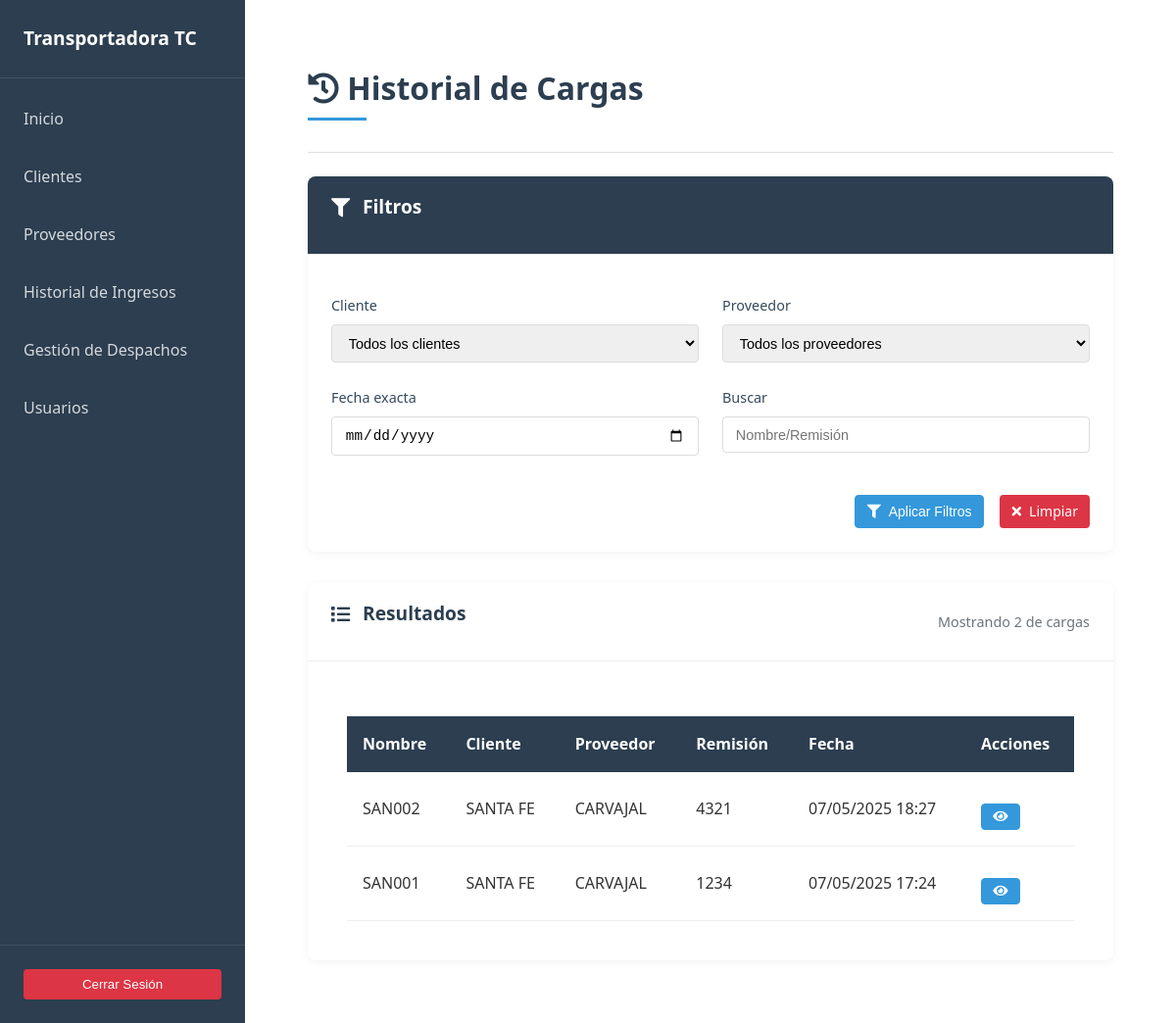
Before: /cargas/historial/ (signed in) with the older database file.
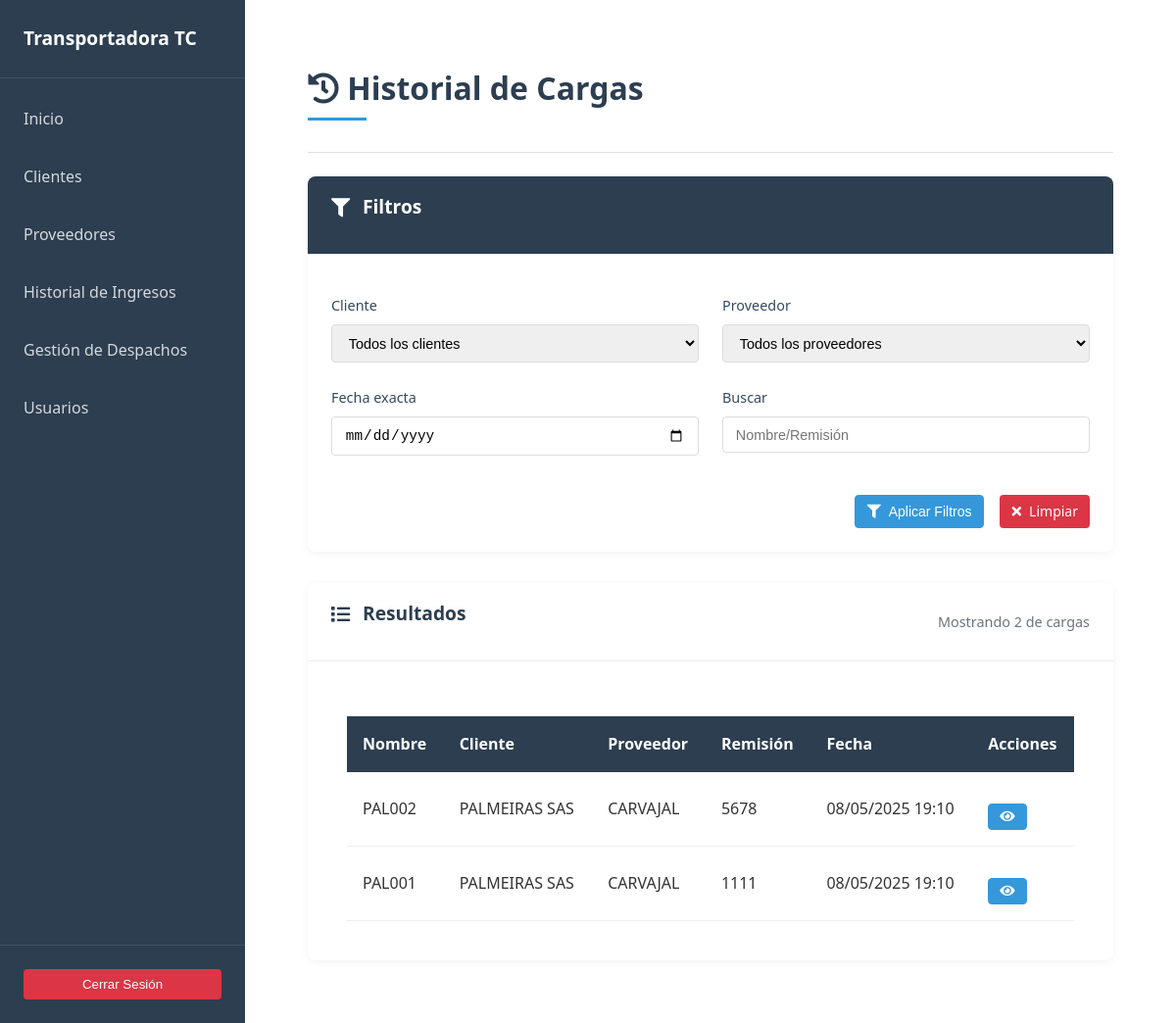
After: the same page with the newer database file.
### cargas/models.py (models this page shows, shortened)
class Carga(models.Model):
    nombre = models.CharField(max_length=20, unique=True)
    cliente = models.ForeignKey(Cliente, on_delete=models.CASCADE, related_name='cargas')
    proveedor = models.ForeignKey(Proveedor, on_delete=models.CASCADE, related_name='cargas')
    fecha = models.DateTimeField(auto_now_add=True)
    remision = models.CharField(unique=True, max_length=20)
    observaciones = models.TextField(blank=True, null=True)
    archivo_factura = models.FileField(upload_to='facturas/', blank=True, null=True)

### clientes/models.py (models this page shows, shortened)
class Cliente(models.Model):
    nit = models.CharField(max_length=255, default="", unique=True, blank=False)
    nombre = models.CharField(max_length=255, blank=False)
    email = models.EmailField()
    telefono = models.CharField(max_length=15)
    ciudad = models.CharField(max_length=255)
    direccion = models.CharField(max_length=255)
    proveedores = models.ManyToManyField(Proveedor, related_name="clientes", blank=True)
    fecha_creacion = models.DateTimeField(auto_now_add=True)

### proveedores/models.py (models this page shows, shortened)
class Proveedor(models.Model):
    nit = models.CharField(default='',max_length=255, unique=True, blank=True, null=True)
    nombre = models.CharField(max_length=255)
    contacto = models.CharField(default='',max_length=255, null=True,blank=True)
    fecha_creacion = models.DateTimeField(auto_now_add=True)

### cargas/views.py (the view)
# urls.py: path('historial/', views.historial_cargas, name='historial_cargas'),
@login_required
def historial_cargas(request):
    cargas = Carga.objects.select_related('cliente', 'proveedor').order_by('-fecha')
    cliente_id = request.GET.get('cliente')
    proveedor_id = request.GET.get('proveedor')
    fecha = request.GET.get('fecha')
    busqueda = request.GET.get('q')
    if cliente_id:
        cargas = cargas.filter(cliente_id=cliente_id)
    if proveedor_id:
        cargas = cargas.filter(proveedor_id=proveedor_id)
    if fecha:
        try:
            fecha_date = datetime.strptime(fecha, '%Y-%m-%d').date()
            cargas = cargas.filter(fecha__date=fecha_date)
        except ValueError:
            pass
    if busqueda:
        cargas = cargas.filter(
            Q(nombre__icontains=busqueda) |
            Q(remision__icontains=busqueda) |
            Q(observaciones__icontains=busqueda)
        )
    context = {
        'cargas': cargas,
        'clientes': Cliente.objects.all().order_by('nombre'),
        'proveedores': Proveedor.objects.all().order_by('nombre'),
        'query_params': request.GET.urlencode().replace('page=', '')  # Para paginación
    }
    return render(request, 'cargas/historial_cargas.html', context)

### main/templatetags/auth_extras.py (called while the page is built)
@register.filter(name='in_group')
def in_group(user, group_name):
    return user.groups.filter(name=group_name).exists()

### cargas/templates/cargas/historial_cargas.html (shortened to what the changed rows need)
{% extends 'base.html' %}
{% load static %}
{% block content %}
<main class="main-content">
    <header class="content__header content__header--flex">
        <h1 class="content__title">
            <i class="fas fa-history"></i> Historial de Cargas
        </h1>
    </header>
    <section class="content__body">
        <div class="results-card">
            <div class="card__body">
                <div class="table-container">
                    <table class="data-table">
                        <thead>
                            <tr>
                                <th>Nombre</th>
                                <th>Cliente</th>
                                <th>Proveedor</th>
                                <th>Remisión</th>
                                <th>Fecha</th>
                                <th>Acciones</th>
                            </tr>
                        </thead>
                        <tbody>
                            {% for carga in cargas %}
                            <tr>
                                <td data-label="Nombre">{{ carga.nombre }}</td>
                                <td data-label="Cliente">{{ carga.cliente.nombre }}</td>
                                <td data-label="Proveedor">{{ carga.proveedor.nombre }}</td>
                                <td data-label="Remisión">{{ carga.remision }}</td>
                                <td data-label="Fecha">{{ carga.fecha|date:"d/m/Y H:i" }}</td>
                                <td data-label="Acciones" class="actions-cell">
                                    <div class="actions-group">
                                        <a href="{% url 'detalle_carga' carga.id %}" class="btn btn--primary btn--sm btn--icon" title="Ver detalle" data-toggle="tooltip">
                                            <i class="fas fa-eye"></i>
                                        </a>
                                    </div>
                                </td>
                            </tr>
                            {% endfor %}
                        </tbody>
                    </table>
                </div>
            </div>
        </div>
    </section>
</main>
{% endblock %}

Changed rows visible on the page:
removed Carga: nombre "SAN002", cliente.nombre "SANTA FE", proveedor.nombre "CARVAJAL", remision "4321", fecha "07/05/2025 18:27"
removed Carga: nombre "SAN001", cliente.nombre "SANTA FE", proveedor.nombre "CARVAJAL", remision "1234", fecha "07/05/2025 17:24"
added Carga: nombre "PAL002", cliente.nombre "PALMEIRAS SAS", proveedor.nombre "CARVAJAL", remision "5678", fecha "08/05/2025 19:10"
added Carga: nombre "PAL001", cliente.nombre "PALMEIRAS SAS", proveedor.nombre "CARVAJAL", remision "1111", fecha "08/05/2025 19:10"
